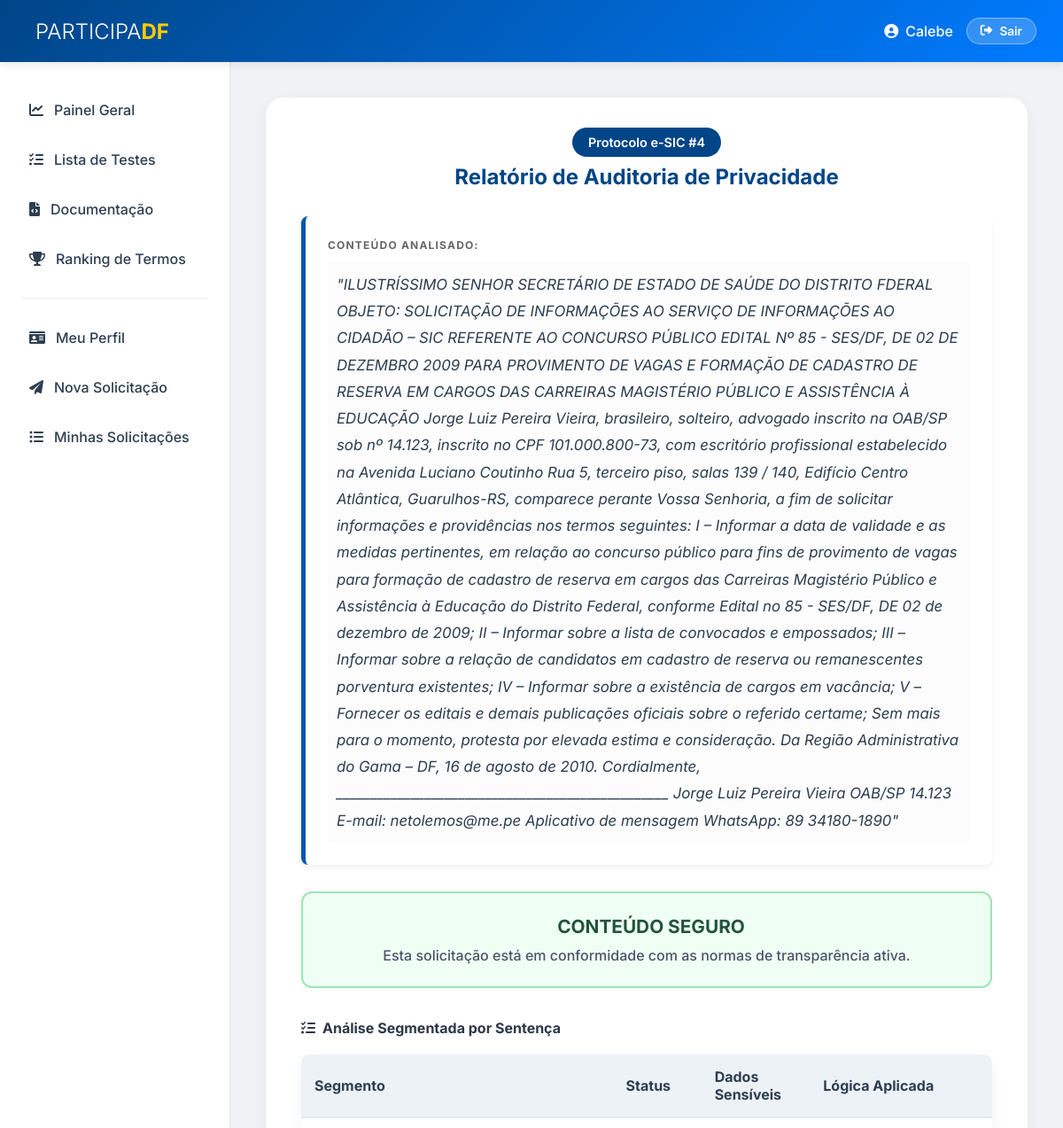
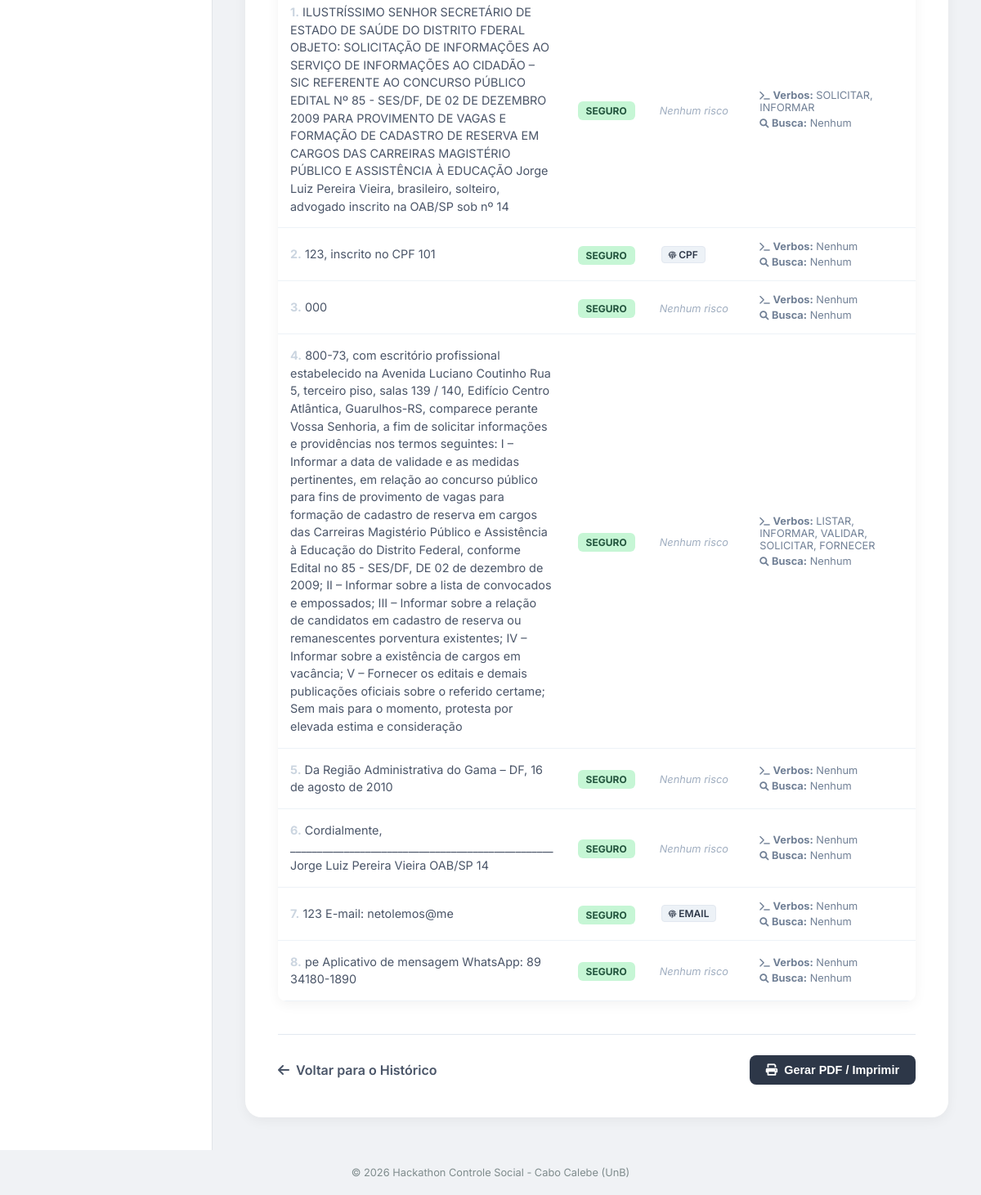
The page /detalhes_solicitacao/4 (signed in) on the database its author committed (2 pictures, top to bottom).
### tables this page shows
CREATE TABLE solicitacoes
    (
        id
        INTEGER
        PRIMARY
        KEY
        AUTOINCREMENT,
        usuario_id
        INTEGER
        NOT
        NULL,
        texto
        TEXT
        NOT
        NULL,
        data_envio
        TIMESTAMP
        DEFAULT
        CURRENT_TIMESTAMP,
        FOREIGN
        KEY
                       (
        usuario_id
                       ) REFERENCES usuarios
                       (
                           id
                       ) );

CREATE TABLE palavras_proibidas_mais_buscadas
                   (
                       id
                       INTEGER
                       PRIMARY
                       KEY
                       AUTOINCREMENT,
                       palavra
                       TEXT
                       NOT
                       NULL,
                       quantidade
                       INTEGER
                       NOT
                       NULL
                       DEFAULT
                       0
                   );

### src/paginas/real/solicitacao.py (the view)
@solicitacao_bp.route("/detalhes_solicitacao/<int:solicitacao_id>")
@login_required
def detalhes_solicitacao(solicitacao_id):
    conn = sqlite3.connect(obter_caminho_banco())
    cursor = conn.cursor()
    cursor.execute("""
                   SELECT texto, data_envio
                   FROM solicitacoes
                   WHERE id = ?
                     AND usuario_id = ?
                   """, (solicitacao_id, session["user_id"]))
    resultado_db = cursor.fetchone()
    conn.close()
    if not resultado_db:
        flash("Solicitação não encontrada.", "error")
        return redirect(url_for("solicitacao.ver_solicitacoes"))
    texto_solicitacao = resultado_db[0]
    from src.utils.carregador import processar_index
    analise = processar_index(texto_solicitacao)
    return render_template(
        "real/pagina_detalhes_analise.html",
        id=solicitacao_id,
        texto=texto_solicitacao,
        resposta=analise
    )

### src/paginas/real/auth.py (called while the page is built)
def login_required(f):
    @wraps(f)
    def decorated_function(*args, **kwargs):
        if "user_id" not in session:  # Use 'user_id' aqui
            flash("Você precisa estar logado para acessar o perfil.", "error")
            return redirect(url_for("auth.login"))
        return f(*args, **kwargs)
    return decorated_function

### src/utils/banco.py (called while the page is built)
def obter_caminho_banco() -> str:
    base_dir = os.path.abspath(os.path.join(os.path.dirname(__file__), "..", ".."))
    dados_dir = os.path.join(base_dir, "dados")
    os.makedirs(dados_dir, exist_ok=True)
    return os.path.join(dados_dir, "banco.db")

def registrar_palavra_proibida(palavra: str) -> None:
    db_path = obter_caminho_banco()
    with sqlite3.connect(db_path) as conn:
        cursor = conn.cursor()
        cursor.execute("""
            SELECT quantidade FROM palavras_proibidas_mais_buscadas WHERE palavra = ?
        """, (palavra,))
        row = cursor.fetchone()
        if row:
            nova_qtd = row[0] + 1
            cursor.execute("""
                UPDATE palavras_proibidas_mais_buscadas
                SET quantidade = ?
                WHERE palavra = ?
            """, (nova_qtd, palavra))
        else:
            cursor.execute("""
                INSERT INTO palavras_proibidas_mais_buscadas (palavra, quantidade)
                VALUES (?, ?)
            """, (palavra, 1))
        conn.commit()

### src/utils/texto.py (called while the page is built)
def normalizar_ao_retirar_acentuacao_e_cedilha(texto: str) -> str:
    nfkd = unicodedata.normalize("NFKD", texto)
    sem_acento = "".join([c for c in nfkd if not unicodedata.combining(c)])
    sem_acento = sem_acento.replace("ç", "c").replace("Ç", "C")
    return sem_acento.upper()

def limpar_texto(texto: str) -> str:
    apenas_letras_numeros = re.sub(r'[^A-Za-z0-9 ]+', '', texto)
    return apenas_letras_numeros.upper()

### templates/real/pagina_detalhes_analise.html (shortened to what this page needs)
{% extends "base.html" %}
{% block main %}
<section class="content">
    <div style="text-align:center; margin-bottom:30px;">
        <span class="badge" style="background-color: var(--primary); color: white; padding: 8px 18px; border-radius: 20px; font-size: 0.9rem; font-weight: 600;">
            Protocolo e-SIC #{{ id }}
        </span>
        <h2 style="color: var(--primary); font-weight: 700; margin-top: 15px;">Relatório de Auditoria de Privacidade</h2>
    </div>
    <div class="card-analise" style="background-color: #fff; border-left: 5px solid #0056b3; padding: 25px; margin-bottom: 30px; border-radius: 8px; box-shadow: 0 4px 6px rgba(0,0,0,0.05);">
        <h4 style="margin-bottom: 12px; color: #666; font-size: 0.75rem; text-transform: uppercase; letter-spacing: 1.2px; font-weight: 700;">Conteúdo Analisado:</h4>
        <p style="font-style: italic; font-size: 1.05rem; line-height: 1.8; color: #2c3e50; background: #fcfcfc; padding: 10px; border-radius: 4px;">
            "{{ texto }}"
        </p>
    </div>
    {% if resposta %}
        <div style="padding: 25px; border-radius: 12px; text-align: center; margin-bottom: 35px;
             background-color: {% if resposta.STATUS == 'True' %}#fff5f5{% else %}#f0fff4{% endif %};
             border: 2px solid {% if resposta.STATUS == 'True' %}#feb2b2{% else %}#9ae6b4{% endif %};">
            <h3 style="margin: 0; color: {% if resposta.STATUS == 'True' %}#c53030{% else %}#22543d{% endif %}; font-size: 1.3rem; display: flex; align-items: center; justify-content: center; gap: 10px;">
                {% if resposta.STATUS == 'True' %}
                    <i class="fas fa-exclamation-triangle"></i> RISCO DETECTADO
                {% else %}
                     CONTEÚDO SEGURO
                {% endif %}
            </h3>
            <p style="margin-top: 10px; color: #4a5568; font-weight: 500; font-size: 1rem;">
                {% if resposta.STATUS == 'True' %}
                    A análise identificou padrões que violam a política de privacidade (LGPD).
                {% else %}
                    Esta solicitação está em conformidade com as normas de transparência ativa.
                {% endif %}
            </p>
        </div>
        <h4 style="margin-bottom: 20px; font-weight: 700; color: #2d3748; display: flex; align-items: center; gap: 8px;">
            <i class="fas fa-list-check"></i> Análise Segmentada por Sentença
        </h4>
        <div style="overflow-x: auto; background: white; border-radius: 10px; box-shadow: var(--shadow);">
            <table class="table" style="width: 100%; border-collapse: collapse; min-width: 600px;">
                <thead>
                    <tr style="background-color: #edf2f7; text-align: left;">
                        <th style="padding: 15px; border-bottom: 2px solid #e2e8f0; width: 45%;">Segmento</th>
                        <th style="padding: 15px; border-bottom: 2px solid #e2e8f0;">Status</th>
                        <th style="padding: 15px; border-bottom: 2px solid #e2e8f0;">Dados Sensíveis</th>
                        <th style="padding: 15px; border-bottom: 2px solid #e2e8f0;">Lógica Aplicada</th>
                    </tr>
                </thead>
                <tbody>
                    {% for linha in resposta.linhas %}
                        <tr style="border-bottom: 1px solid #edf2f7;">
                            <td style="padding: 15px; color: #4a5568; font-size: 0.9rem; line-height: 1.5;">
                                <strong style="color: #cbd5e0;">{{ loop.index }}.</strong> {{ linha.texto }}
                            </td>
                            <td style="padding: 15px;">
                                {% if linha.status == "True" %}
                                    <span class="badge badge-danger" style="background: #feb2b2; color: #9b2c2c; padding: 4px 10px; border-radius: 6px; font-weight: bold; font-size: 0.75rem;">CRÍTICO</span>
                                {% else %}
                                    <span class="badge badge-success" style="background: #c6f6d5; color: #22543d; padding: 4px 10px; border-radius: 6px; font-weight: bold; font-size: 0.75rem;">SEGURO</span>
                                {% endif %}
                            </td>
                            <td style="padding: 15px;">
                                {% if linha.encontrados %}
                                    {% for dado in linha.encontrados %}
                                        <span style="display: inline-block; background: #edf2f7; color: #2d3748; padding: 2px 8px; border-radius: 4px; font-size: 0.75rem; margin: 2px; border: 1px solid #e2e8f0; font-weight: 600;">
                                            <i class="fas fa-fingerprint" style="font-size: 0.6rem;"></i> {{ dado }}
                                        </span>
                                    {% endfor %}
                                {% else %}
                                    <span style="color: #a0aec0; font-size: 0.8rem; font-style: italic;">Nenhum risco</span>
                                {% endif %}
                            </td>
                            <td style="padding: 15px; font-size: 0.8rem; color: #718096;">
                                <div style="margin-bottom: 4px;"><i class="fas fa-terminal" style="font-size: 0.7rem;"></i> <strong>Verbos:</strong> {{ linha.verbos | join(', ') if linha.verbos else 'Nenhum' }}</div>
                                <div><i class="fas fa-search" style="font-size: 0.7rem;"></i> <strong>Busca:</strong> {{ linha.interrogativas | join(', ') if linha.interrogativas else 'Nenhum' }}</div>
                            </td>
                        </tr>
                    {% endfor %}
                </tbody>
            </table>
        </div>
    {% endif %}
    <div style="margin-top: 40px; display: flex; justify-content: space-between; align-items: center; border-top: 1px solid #e2e8f0; padding-top: 25px;">
        <a href="{{ url_for('solicitacao.ver_solicitacoes') }}" class="btn-ghost" style="color: #4a5568; text-decoration: none; font-weight: 600; display: flex; align-items: center; gap: 8px;">
            <i class="fas fa-arrow-left"></i> Voltar para o Histórico
        </a>
        <button onclick="window.print()" class="btn-primary" style="background: #2d3748; color: white; border: none; padding: 10px 20px; border-radius: 8px; cursor: pointer; display: flex; align-items: center; gap: 8px; font-weight: 600;">
            <i class="fas fa-print"></i> Gerar PDF / Imprimir
        </button>
    </div>
</section>
{% endblock %}

### static/css/style.css (style rules this page uses)
:root { --primary: #004587; --secondary: #007bff; --success: #2ecc71; --danger: #e74c3c; --warning: #f1c40f; --bg-body: #f0f2f5; --sidebar-bg: #ffffff; --text-main: #2c3e50; --text-muted: #7f8c8d; --shadow: 0 4px 15px rgba(0,0,0,0.05); --transition: all 0.3s cubic-bezier(0.25, 0.8, 0.25, 1); }
* { margin: 0; padding: 0; box-sizing: border-box; }
body { font-family: 'Inter', sans-serif; background-color: var(--bg-body); color: var(--text-main); overflow-x: hidden; }
.btn-logout, .btn-login, .btn-primary { padding: 10px 20px; border-radius: 25px; text-decoration: none; font-weight: 600; font-size: 0.9rem; transition: var(--transition); border: none; cursor: pointer; display: inline-flex; align-items: center; gap: 8px; }
.btn-primary { background: var(--secondary); color: white; }

### rows shown on the page
solicitacoes: texto "ILUSTRÍSSIMO SENHOR SECRETÁRIO DE ESTADO DE SAÚDE DO DISTRITO FDERAL OBJETO: SOLICITAÇÃO DE INFORMAÇÕES AO SERVIÇO DE INFORMAÇÕES AO CIDADÃO – SIC REFERENTE AO CONCURSO PÚBLICO EDITAL Nº 85 - SES/DF, DE 02 DE DEZEMBRO 2009 PARA PROVIMENTO DE VAGAS E FORMAÇÃO DE CADASTRO DE RESERVA EM CARGOS DAS CARREIRAS MAGISTÉRIO PÚBLICO E ASSISTÊNCIA À EDUCAÇÃO Jorge Luiz Pereira Vieira, brasileiro, solteiro, advogado inscrito na OAB/SP sob nº 14.123, inscrito no CPF 101.000.800-73, com escritório profissional estabelecido na Avenida Luciano Coutinho Rua 5, terceiro piso, salas 139 / 140, Edifício Centro Atlântica, Guarulhos-RS, comparece perante Vossa Senhoria, a fim de solicitar informações e…"
palavras_proibidas_mais_buscadas: palavra "CPF"
palavras_proibidas_mais_buscadas: palavra "EMAIL"

### other values the page prints
{{ session.get('user_name', 'Usuário') }} "Calebe"
{{ id }} "4"
{{ linha.verbos | join(', ') if linha.verbos else 'Nenhum' }} "SOLICITAR, INFORMAR" "Nenhum" "Nenhum" "LISTAR, INFORMAR, VALIDAR, SOLICITAR, FORNECER" "Nenhum" "Nenhum" "Nenhum" "Nenhum"
{{ linha.texto }} "123, inscrito no CPF 101" "000" "Da Região Administrativa do Gama – DF, 16 de agosto de 2010" "Cordialmente, _________________________________________________ Jorge Luiz Pereira Vieira OAB/SP 14" "123 E-mail: netolemos@me" "pe Aplicativo de mensagem WhatsApp: 89 34180-1890"
